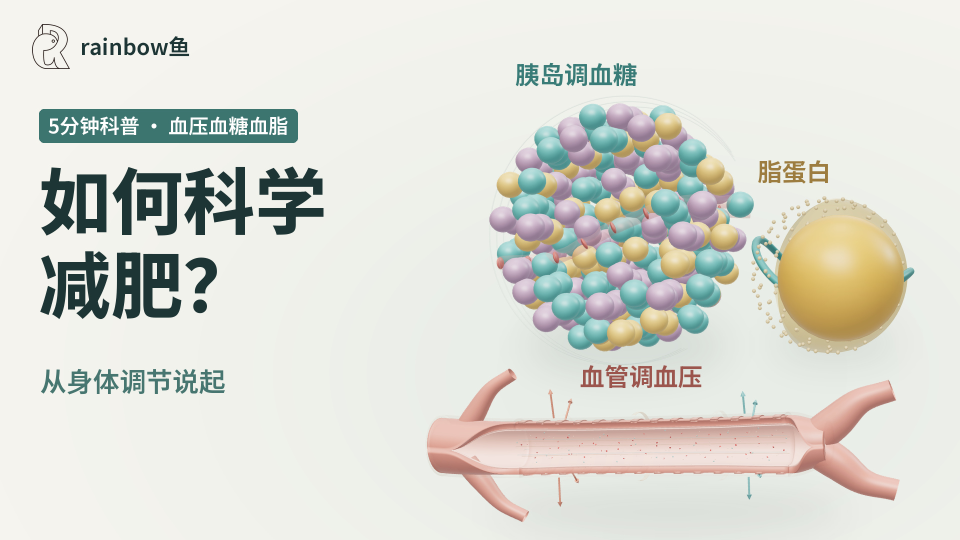
#> input picture video_project/glp1_nobel_2026/delivery/封面-V18/如何科学减肥_身体调节_16x9.jpg, 1920 x 1080 px, given in place of 如何科学减肥_从身体调节说起_V10_1080p.mp4, which was not available (shown at 1/2 size)
$ python tmp_motion.py
#> lines starting #> are read from the running program, lines starting #| are printed output that depends on the picture
import cv2,numpy as np,json
p='delivery/如何科学减肥_从身体调节说起_V10_1080p.mp4'
cap=cv2.VideoCapture(p); rows=[]; prev=None; f=0
while True:
 ok,b=cap.read()
#> b is the input picture: shape (1080, 1920, 3); mean B, G, R 212.3, 220.1, 219.1
 if not ok: break
 g=cv2.cvtColor(cv2.resize(b[120:960,720:1880],(160,120)),cv2.COLOR_BGR2GRAY)
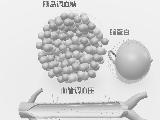
#> g: shape (120, 160); min 95, max 243, mean 213.9
 if prev is not None:
  d=cv2.absdiff(g,prev); rows.append((f,float(d.mean()),float((d>32).mean())))
 prev=g; f+=1
cap.release(); a=np.array(rows)
print('frames',f,'median',np.median(a[:,1]),'p95',np.percentile(a[:,1],95),'max',a[:,1].max())
for r in sorted(rows,key=lambda x:x[1],reverse=True)[:100]: print(r[0],round(r[0]/30,3),round(r[1],2),round(r[2],3))

$ run again, on video_project/glp1_nobel_2026/delivery/封面-V18/如何科学减肥_身体调节_3x4.jpg
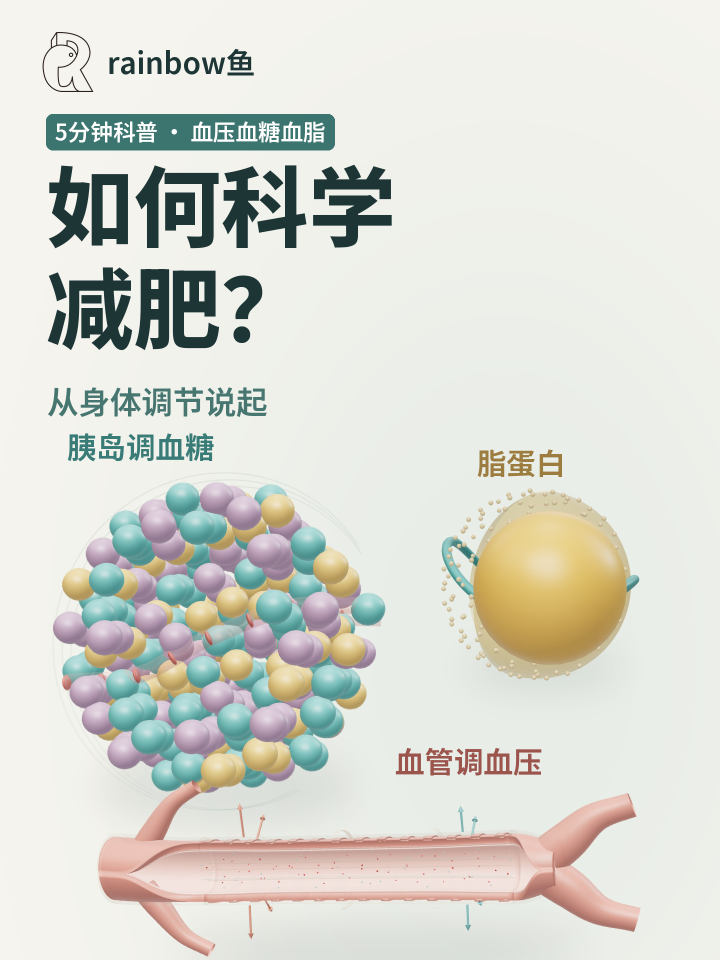
#> input picture video_project/glp1_nobel_2026/delivery/封面-V18/如何科学减肥_身体调节_3x4.jpg, 1440 x 1920 px, given in place of 如何科学减肥_从身体调节说起_V10_1080p.mp4, which was not available (shown at 1/2 size)
#> b is the input picture: shape (1920, 1440, 3); mean B, G, R 210, 217.9, 216.7
#> `g=cv2.cvtColor(cv2.resize(b[120:960,720:1880],(160,120)),cv2.COLOR_BGR..`:
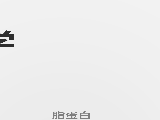
#> g: shape (120, 160); min 44, max 243, mean 236.6

$ run again, on video_project/glp1_nobel_2026/delivery/封面-V18/如何科学减肥_身体调节_4x3.jpg
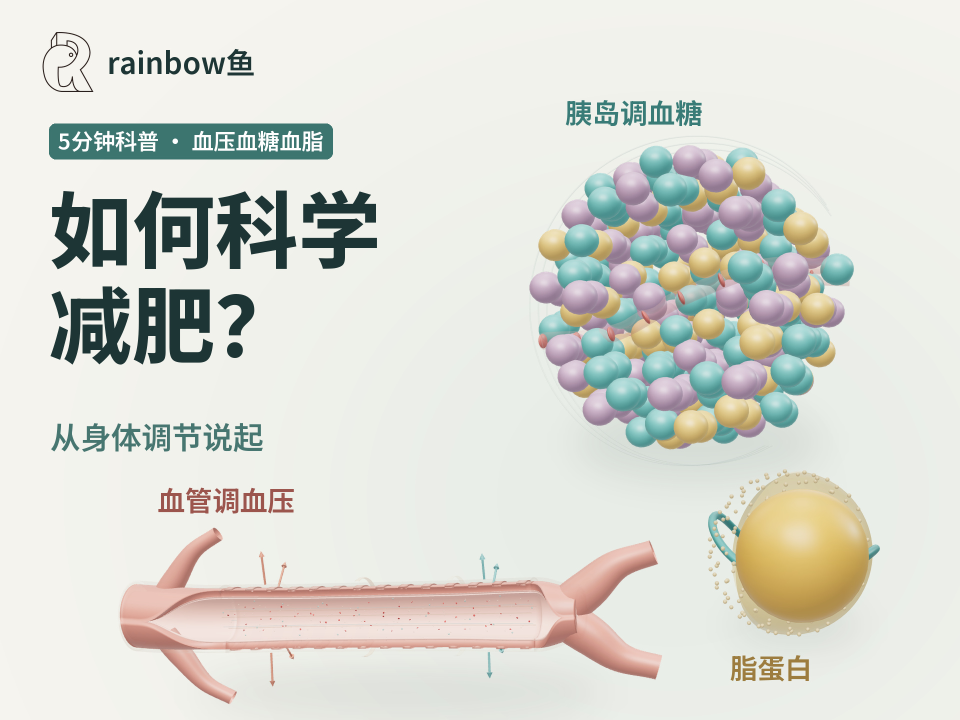
#> input picture video_project/glp1_nobel_2026/delivery/封面-V18/如何科学减肥_身体调节_4x3.jpg, 1920 x 1440 px, given in place of 如何科学减肥_从身体调节说起_V10_1080p.mp4, which was not available (shown at 1/2 size)
#> b is the input picture: shape (1440, 1920, 3); mean B, G, R 212.2, 219.7, 218.5
#> `g=cv2.cvtColor(cv2.resize(b[120:960,720:1880],(160,120)),cv2.COLOR_BGR..`:
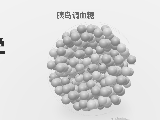
#> g: shape (120, 160); min 46, max 243, mean 217

$ run again, on video_project/glp1_nobel_2026/delivery/封面-V18/如何科学减肥_身体调节_9x16.jpg
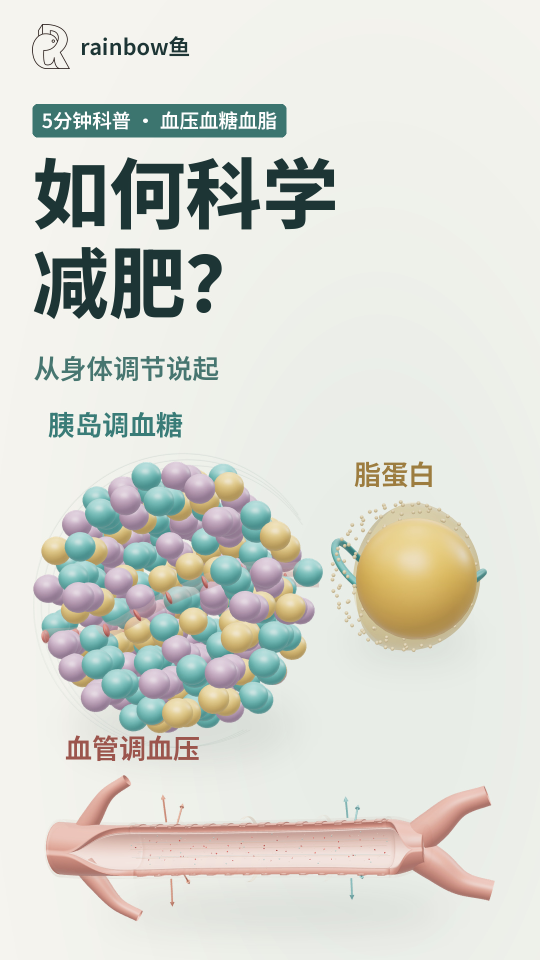
#> input picture video_project/glp1_nobel_2026/delivery/封面-V18/如何科学减肥_身体调节_9x16.jpg, 1080 x 1920 px, given in place of 如何科学减肥_从身体调节说起_V10_1080p.mp4, which was not available (shown at 1/2 size)
#> b is the input picture: shape (1920, 1080, 3); mean B, G, R 210.6, 218.2, 216.6
#> `g=cv2.cvtColor(cv2.resize(b[120:960,720:1880],(160,120)),cv2.COLOR_BGR..`:
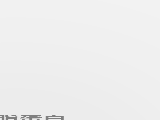
#> g: shape (120, 160); min 124, max 242, mean 237.9
